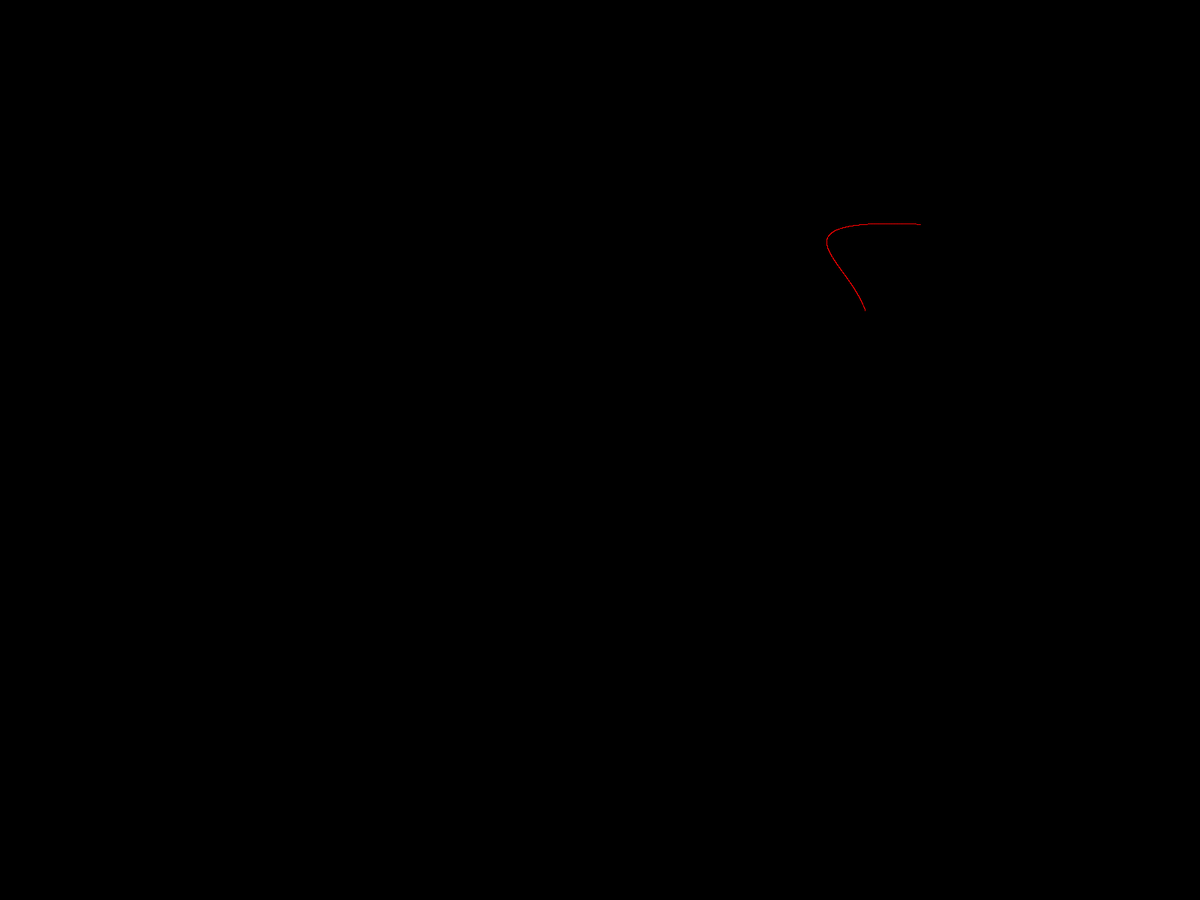
Frame 1 (no input)
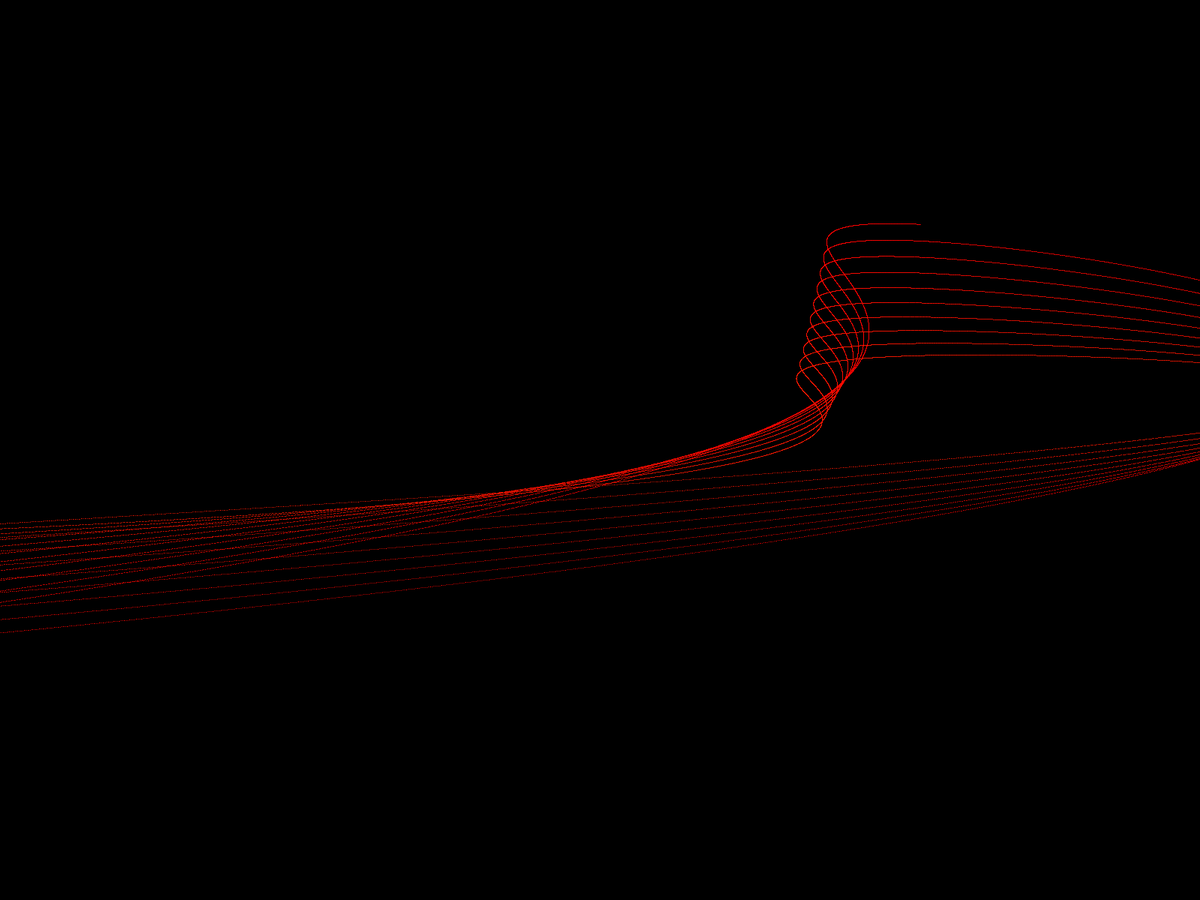
Frame 60 (the mouse pressed at the canvas centre just before this capture)
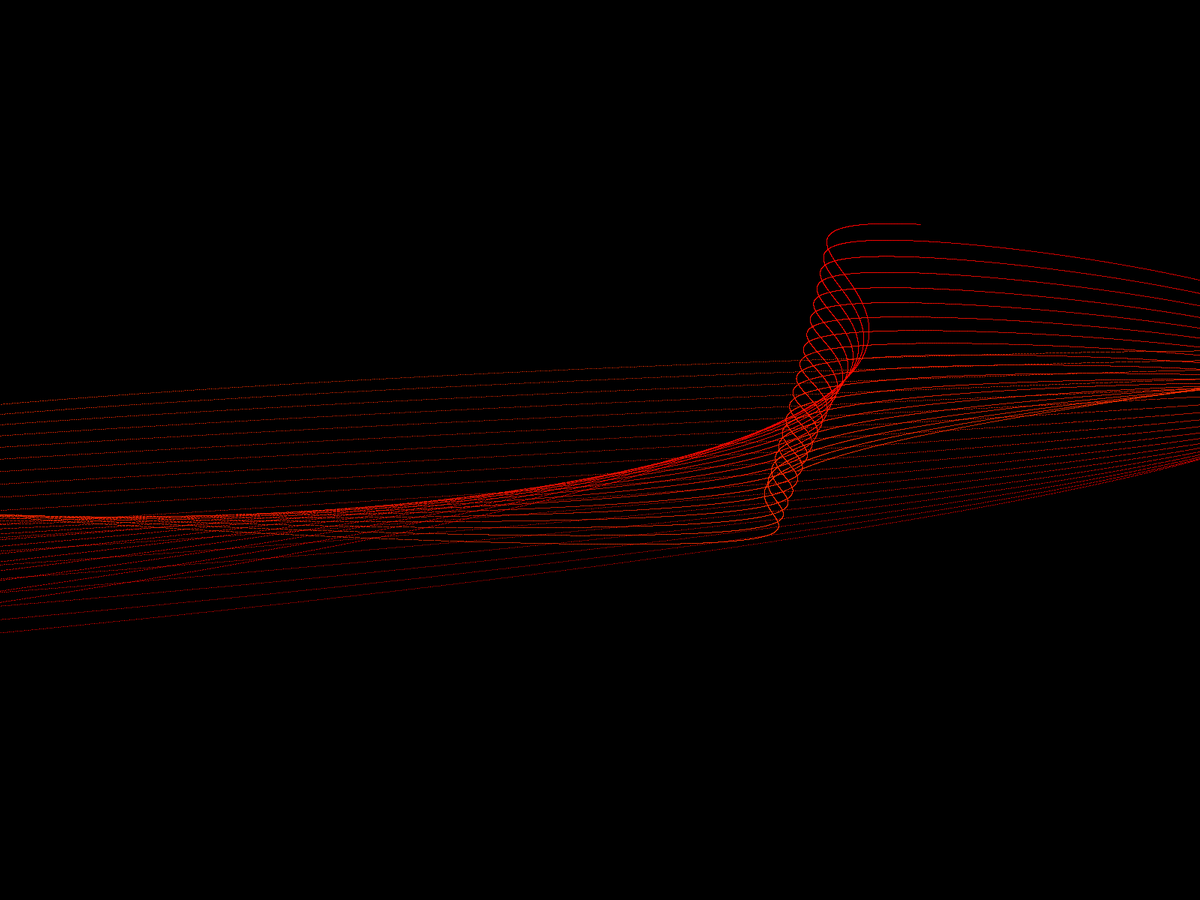
Frame 120 (the mouse held since frame 60 and released just before this capture)

The Processing sketch that drew these frames (run headless with seeded random() and noise(); from frame 60 on, the mouse is pressed at the canvas centre):

// Processing sketch: TripleHarmonograph
// ── TripleHarmonograph.pde
float randomRate = 0.005;
float dumpRate = 0.001;

float sx1, sy1, fx1, fy1, ox1, oy1, dx1, dy1;
float sx2, sy2, fx2, fy2, ox2, oy2, dx2, dy2;
float sx3, sy3, fx3, fy3, ox3, oy3, dx3, dy3;
float t = 0;

void setValue(){
  sx1 = 500;
  sy1 = 500;
  fx1 = (int)(random(5)*random(1))+1+randomRate*randomGaussian();
  fy1 = (int)(random(5)*random(1))+1+randomRate*randomGaussian();
  ox1 = random(TWO_PI);
  oy1 = random(TWO_PI);
  dx1 = dumpRate;
  dy1 = dumpRate;
  sx2 = 500;
  sy2 = 500;
  fx2 = (int)(random(5)*random(1))+1+randomRate*randomGaussian();
  fy2 = (int)(random(5)*random(1))+1+randomRate*randomGaussian();
  ox2 = random(TWO_PI);
  oy2 = random(TWO_PI);
  dx2 = dumpRate;
  dy2 = dumpRate;
  sx3 = 500;
  sy3 = 500;
  fx3 = (int)(random(5)*random(1))+1+randomRate*randomGaussian();
  fy3 = (int)(random(5)*random(1))+1+randomRate*randomGaussian();
  ox3 = random(TWO_PI);
  oy3 = random(TWO_PI);
  dx3 = dumpRate;
  dy3 = dumpRate;
  t = 0;
}

void keyPressed(){
  if(key=='r'){
    background(0);
    setValue();
  }
}
void setup(){
  fullScreen();
  background(0);
  colorMode(HSB, 360, 100, 100);
  setValue();
}

void draw(){
  translate(width/2, height/2);
  for(int i = 0; i < 1000; i++){
  float x = sin(t*fx1+ox1)*sx1*exp(-dx1*t) + sin(t*fx2+ox2)*sx2*exp(-dx2*t) + sin(t*fx3+ox3)*sx3*exp(-dx3*t);
  float y = sin(t*fy1+oy1)*sy1*exp(-dy1*t) + sin(t*fy2+oy2)*sy2*exp(-dy2*t) + sin(t*fy3+oy3)*sy3*exp(-dy3*t);
  stroke((t/10)%360, 100, 100);
  point(x, y);
  t += 0.001;
  }
}
